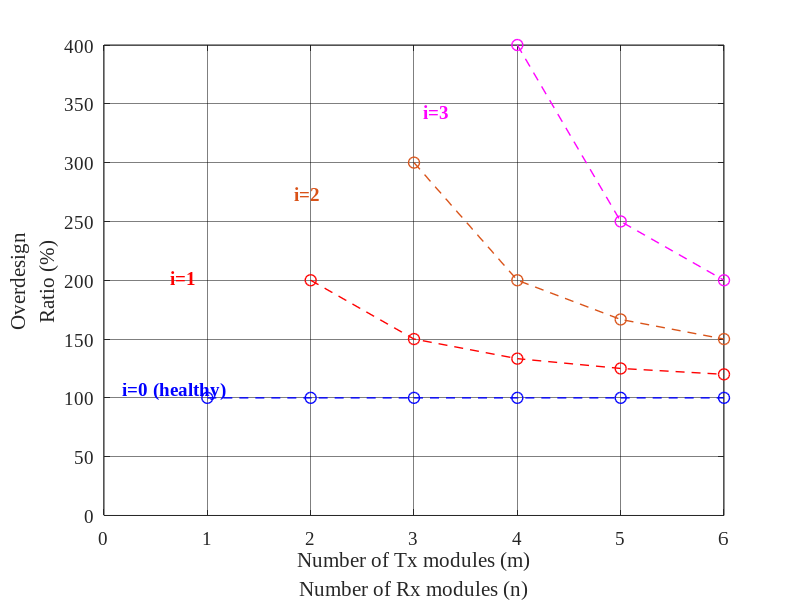

Here is the MATLAB script that generated this plot:
 % number of modules
m=2:1:6;
i=1 % nu8mber of failured modules

figure1 = figure( 'Position', [0 0 600 300]);

% Create axes
axes1 = axes('Parent',figure1);
hold(axes1,'on');

for i=0:1:3
m=i:1:6;
odr=(m./(m-i)) *100;

if i==0
plot(m,odr,'DisplayName','i=0','MarkerSize',8,'Marker','o','LineWidth',1,'LineStyle','--',...
    'Color',[0 0 1]); 
elseif i==1
 plot(m,odr,'DisplayName','i=1','MarkerSize',8,'Marker','o','LineWidth',1,'LineStyle','--',...
    'Color',[1 0 0]);       
          
elseif i==2
 plot(m,odr,'DisplayName','i=2','MarkerSize',8,'Marker','o','LineWidth',1,'LineStyle','--',...
    'Color',[0.850980392156863 0.325490196078431 0.0980392156862745]);
elseif i==3   
plot(m,odr,'DisplayName','i=3','MarkerSize',8,'Marker','o','LineWidth',1,'LineStyle','--',...
    'Color',[1 0 1]);
elseif i==4
plot(m,odr,'DisplayName','i=4','MarkerSize',8,'Marker','o','LineWidth',1,'LineStyle','--',...
    'Color',[0 1 0]);
end
        
end


% Create ylabel
ylabel({'Overdesign','Ratio (%)'},'FontName','Times New Roman');

% Create xlabel
xlabel({'Number of Tx modules (m)','Number of Rx modules (n)'},...
    'FontName','Times New Roman');

% Uncomment the following line to preserve the Y-limits of the axes
ylim(axes1,[0 400]);
box(axes1,'on');
grid(axes1,'on');
hold(axes1,'off');
% Set the remaining axes properties
set(axes1,'FontName','Times New Roman','FontSize',14,'GridAlpha',0.5,...
    'GridColor',[0 0 0],'XTick',[0 1 2 3 4 5 6 7 8 9 10],'YTick',...
    [0 50 100 150 200 250 300 350 400]);
% Create textbox
% annotation(figure1,'textbox',...
%     [0.669333333333337 0.830000000000005 0.179000000000001 0.11],...
%     'Color',[0 1 0],...
%     'String','i=4',...
%     'FontWeight','bold',...
%     'FontSize',14,...
%     'FontName','Times New Roman',...
%     'FitBoxToText','off',...
%     'EdgeColor','none');

% Create textbox
annotation(figure1,'textbox',...
    [0.529333333333335 0.760000000000004 0.179000000000001 0.11],...
    'Color',[1 0 1],...
    'String','i=3',...
    'FontWeight','bold',...
    'FontSize',14,...
    'FontName','Times New Roman',...
    'FitBoxToText','off',...
    'EdgeColor','none');

% Create textbox
annotation(figure1,'textbox',...
    [0.367666666666669 0.623333333333338 0.179 0.11],...
    'Color',[0.850980392156863 0.325490196078431 0.0980392156862745],...
    'String','i=2',...
    'FontWeight','bold',...
    'FontSize',14,...
    'FontName','Times New Roman',...
    'FitBoxToText','off',...
    'EdgeColor','none');

% Create textbox
annotation(figure1,'textbox',...
    [0.212666666666667 0.483333333333335 0.179 0.11],'Color',[1 0 0],...
    'String','i=1',...
    'FontWeight','bold',...
    'FontSize',14,...
    'FontName','Times New Roman',...
    'FitBoxToText','off',...
    'EdgeColor','none');

% Create textbox
annotation(figure1,'textbox',...
    [0.152666666666667 0.293333333333334 0.229 0.11],'Color',[0 0 1],...
    'String','i=0 (healthy)',...
    'FontWeight','bold',...
    'FontSize',14,...
    'FontName','Times New Roman',...
    'FitBoxToText','off',...
    'EdgeColor','none');
